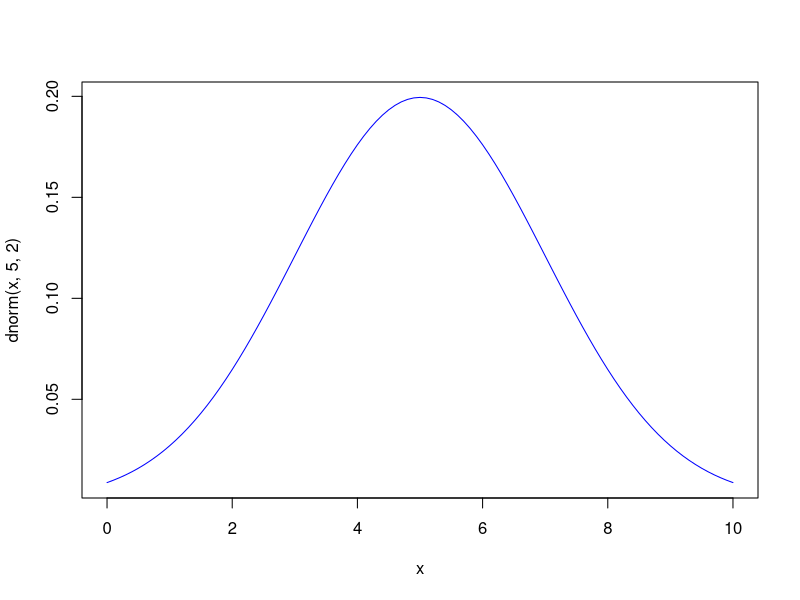
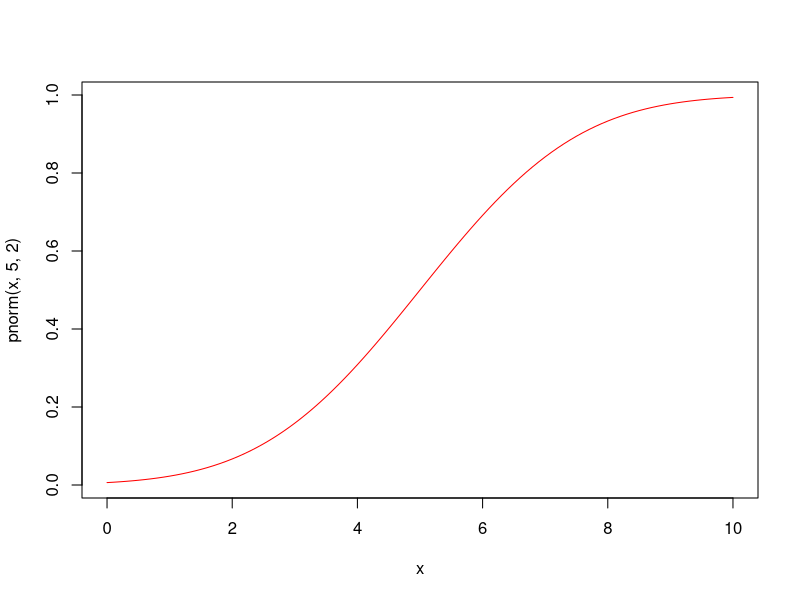
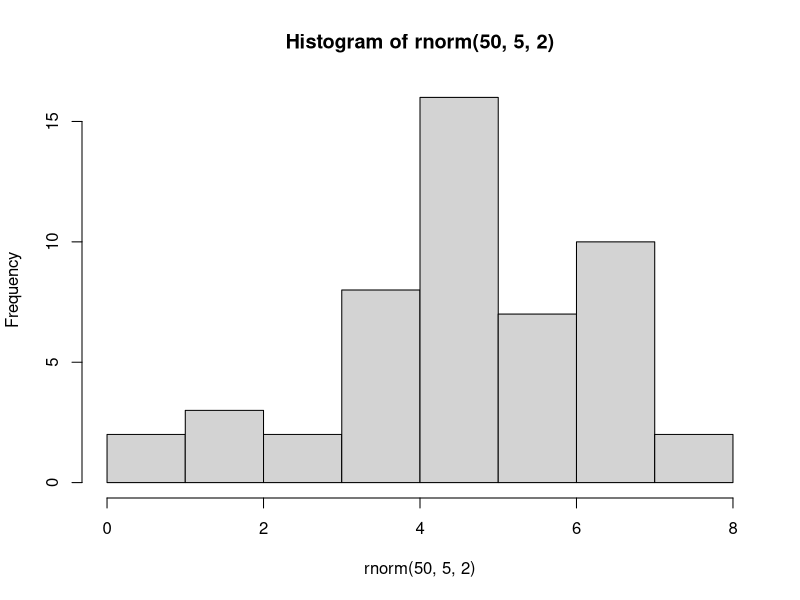
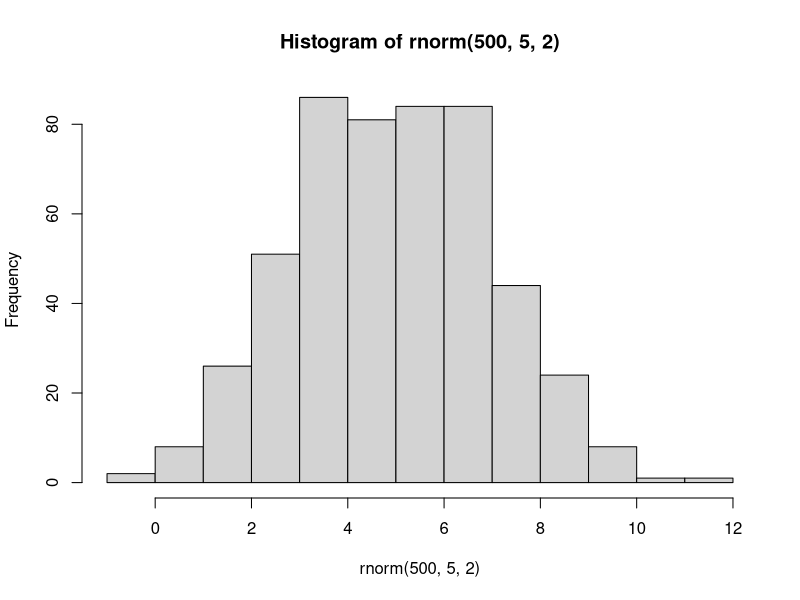
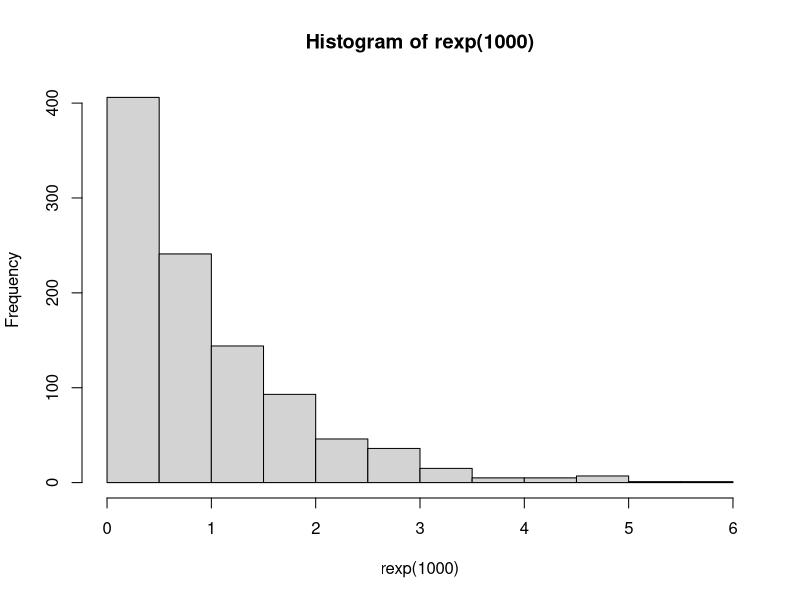
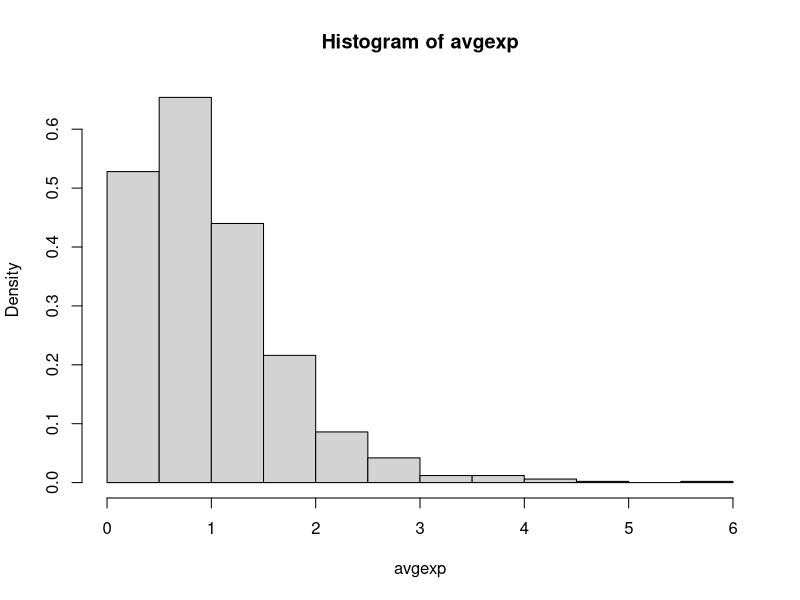
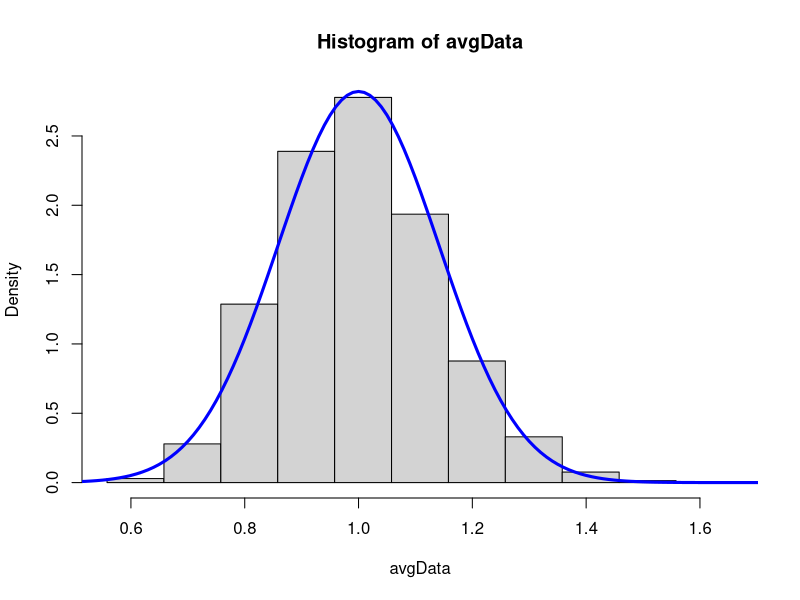

Write the R code that produced these figures, in order.
#1)a)
pnorm(116,100,16)-pnorm(84,100,16)
#1)b)
qnorm(.975,100,16)-qnorm(.025,100,16)
#2)a)
pbinom(440+10,600,.75)-pbinom(440-10,600,.75)
#2)b)
mean = 600*.75
stdev = sqrt(600*.75*.25)
pnorm(440+10,mean,stdev)-pnorm(440-10,mean,stdev)
pnorm(440+10+0.5,mean,stdev)-pnorm(440-10-0.5,mean,stdev)
#3)a)
sum(dpois(54:62,50))
#3)b)
pnorm(62.5,50,sqrt(50)) - pnorm(53.5,50,sqrt(50))
#4)a)
mean = 6*320
stdev = sqrt(20^2*6)
1-pnorm(1900,mean,stdev)
#4)b)
profit = 320*.4+150*.7
stdev = sqrt((20*.4)^2 + (12*.7)^2)
1-pnorm(300,profit,stdev)
#5)a)
x = seq(5-5,5+5,by = .1)
plot(x, dnorm(x,5,2), "l", col="blue")
plot(x, pnorm(x,5,2), "l", col="red")
#5)b)
#for S
expS = 5*50
sigmaS = sqrt(2^2*50)
#for X
expX = 5
sigmaX = sqrt(2^2/50)
#5)c)
hist(rnorm(50,5,2))
hist(rnorm(500,5,2))
#6)a)
hist(rexp(1000))
#6)b)
rexp1 = rexp(1000)
rexp2 = rexp(1000)
avgexp = (rexp1+rexp2)/2
hist(avgexp, freq = FALSE)
#6)c)
rexp1 = rexp(50*10000)
data = matrix(rexp1, nrow = 50, ncol = 10000)
avgData = colMeans(data)
binwidth = .1
x = seq(min(avgData), max(avgData)+binwidth, binwidth)
hist(avgData, breaks = x, freq = FALSE)
#6)d)
x = seq(-3,5,.01)
lines(x,dnorm(x,1,sqrt(1/50)), col="blue", lwd=3)